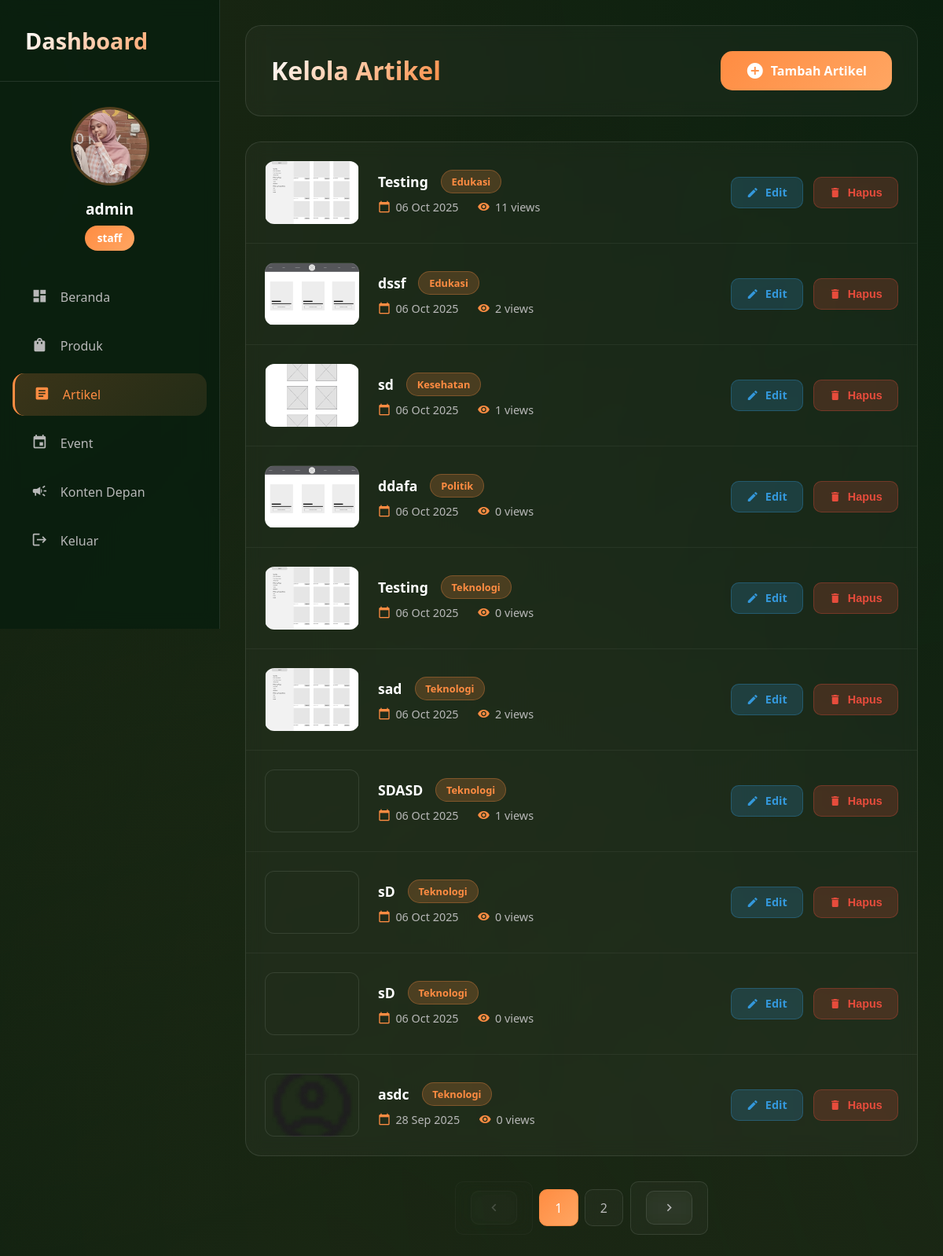
Screenshot of /adminpanel/artikeladmin.php (signed in) with the database file from the repository.
### tables this page shows
CREATE TABLE `users` (
  `id` int(11) NOT NULL,
  `username` varchar(50) DEFAULT NULL,
  `password` varchar(255) DEFAULT NULL,
  `failed_attempts` int(11) NOT NULL DEFAULT 0,
  `locked_until` datetime DEFAULT NULL,
  `profile_image` varchar(255) DEFAULT NULL,
  `role` enum('developer','staff','owner') NOT NULL DEFAULT 'staff',
  `profile_crop_y` int(11) DEFAULT 50,
  `updated_at` timestamp NOT NULL DEFAULT current_timestamp() ON UPDATE current_timestamp()
);

CREATE TABLE `artikel` (
  `id_artikel` int(11) NOT NULL,
  `judul` varchar(255) NOT NULL,
  `gambar` varchar(255) DEFAULT NULL,
  `crop_y` int(11) DEFAULT 50,
  `isi` text NOT NULL,
  `pelihat` int(11) DEFAULT 0,
  `tanggal` date NOT NULL,
  `kategori` varchar(100) NOT NULL,
  `status` enum('draft','published') DEFAULT 'draft',
  `created_at` timestamp NOT NULL DEFAULT current_timestamp(),
  `updated_at` timestamp NOT NULL DEFAULT current_timestamp() ON UPDATE current_timestamp()
);

### adminpanel/artikeladmin.php (the view, shortened to what this page needs)
<?php
require "../koneksi.php";
$currentImage = 'uploads/profiles/default.png';
$currentCropY = 50;
$session = $_SESSION['username'];
$stmt = $con->prepare("SELECT id, profile_image, profile_crop_y, role FROM users WHERE username = ?");
if ($stmt !== false) {
    $stmt->bind_param("s", $session);
    $stmt->execute();
    $result = $stmt->get_result();
    $user = $result->fetch_assoc();
    if ($user) {
        $userId = $user['id'];
        $userRole = $user['role'] ?? 'Pengguna';
        if (!empty($user['profile_image'])) {
            $currentImage = htmlspecialchars($user['profile_image']);
        }
        $currentCropY = intval($user['profile_crop_y']);
    }
}
$items_per_page = 10;
$current_page = isset($_GET['page']) ? (int)$_GET['page'] : 1;
$current_page = max(1, $current_page);
$offset = ($current_page - 1) * $items_per_page;
$count_sql = "SELECT COUNT(*) as total FROM artikel";
$count_result = $con->query($count_sql);
$total_items = 0;
if ($count_result) {
    $count_row = $count_result->fetch_assoc();
    $total_items = $count_row['total'];
}
$total_pages = ceil($total_items / $items_per_page);
$sql = "SELECT id_artikel, judul, tanggal, pelihat, kategori, gambar, crop_y
        FROM artikel
        ORDER BY tanggal DESC
        LIMIT $items_per_page OFFSET $offset";
$result = $con->query($sql);
$has_articles = ($result && $result->num_rows > 0);
?>
<!DOCTYPE html>
<html lang="id">
<head>
</head>
<body>
    <div class="dashboard-container">
        <aside class="sidebar" id="sidebar">
            <div class="logo">
                <h1>Dashboard</h1>
            </div>
            <div class="profile-card">
                <a href="editpp.php?id=<?php echo $userId; ?>" class="profile-pic-link">
                    <div
                        class="profile-pic"
                        style="
                            background-image: url('<?php echo $currentImage; ?>?t=<?php echo time(); ?>');
                            background-position: center <?php echo $currentCropY; ?>%;
                            background-size: cover;
                            background-repeat: no-repeat;
                        "
                    ></div>
                </a>
                <div class="profile-info">
                    <h3><?php echo htmlspecialchars($session); ?></h3>
                    <span class="status"><?php echo htmlspecialchars($userRole); ?></span>
                </div>
            </div>
            <nav class="navigation-menu">
                <ul>
                    <li>
                        <a href="index.php">
                            <span class="material-icons">dashboard</span>
                            Beranda
                        </a>
                    </li>
                    <li>
                        <a href="produk_dashboard.php">
                            <span class="material-icons">shopping_bag</span>
                            Produk
                        </a>
                    </li>
                    <li class="active">
                        <a href="artikeladmin.php">
                            <span class="material-icons">article</span>
                            Artikel
                        </a>
                    </li>
                    <li>
                        <a href="eventadmin.php">
                            <span class="material-icons">event</span>
                            Event
                        </a>
                    </li>
                    <li>
                        <a href="pengumuman.php">
                            <span class="material-icons">campaign</span>
                            Konten Depan
                        </a>
                    </li>
                    <li>
                        <a href="logout.php">
                            <span class="material-icons">logout</span>
                            Keluar
                        </a>
                    </li>
                </ul>
            </nav>
        </aside>
        <main class="main-content">
            <header class="main-header">
                <h2>Kelola Artikel</h2>
                <a href="tambah.php" class="btn-tambah">
                    <span class="material-icons">add_circle</span>
                    Tambah Artikel
                </a>
            </header>
            <?php if (!$has_articles): ?>
                <div class="empty-state">
                    <span class="material-icons">article</span>
                    <h3>Belum Ada Artikel</h3>
                    <p>Klik tombol "Tambah Artikel" untuk membuat artikel pertama Anda</p>
                </div>
            <?php else: ?>
                <div class="artikel-list-container">
                    <div class="artikel-list">
                        <?php while($row = $result->fetch_assoc()):
                            $kategori_label = htmlspecialchars($row['kategori']);
                            $image_url = !empty($row['gambar']) ? 'gambar/' . htmlspecialchars($row['gambar']) : '';
                            $crop_position = $row['crop_y'] . '%';
                        ?>
                            <div class="artikel-item">
                                <div
                                    class="artikel-thumbnail"
                                    style="
                                        <?php if (!empty($image_url)): ?>
                                            background-image: url('<?php echo $image_url; ?>');
                                            background-position: center <?php echo $crop_position; ?>;
                                        <?php else: ?>
                                            background: linear-gradient(135deg, rgba(255, 140, 66, 0.2), rgba(255, 166, 98, 0.1));
                                        <?php endif; ?>
                                    "
                                ></div>
                                <div class="artikel-info">
                                    <div class="artikel-header">
                                        <h3 class="artikel-title"><?php echo htmlspecialchars($row['judul']); ?></h3>
                                        <span class="kategori-badge"><?php echo $kategori_label; ?></span>
                                    </div>
                                    <div class="artikel-meta">
                                        <div class="meta-item">
                                            <span class="material-icons">calendar_today</span>
                                            <span><?php echo date('d M Y', strtotime($row['tanggal'])); ?></span>
                                        </div>
                                        <div class="meta-item">
                                            <span class="material-icons">visibility</span>
                                            <span><?php echo number_format($row['pelihat']); ?> views</span>
                                        </div>
                                    </div>
                                </div>
                                <div class="artikel-actions">
                                    <a href="edit.php?id=<?php echo $row['id_artikel']; ?>" class="btn-edit">
                                        <span class="material-icons" style="font-size: 1rem;">edit</span>
                                        Edit
                                    </a>
                                    <button
                                        class="btn-hapus"
                                        onclick="confirmDelete(<?php echo $row['id_artikel']; ?>)"
                                    >
                                        <span class="material-icons" style="font-size: 1rem;">delete</span>
                                        Hapus
                                    </button>
                                </div>
                            </div>
                        <?php endwhile; ?>
                    </div>
                </div>
                <?php if ($total_pages > 1): ?>
                    <div class="pagination">
                        <?php if ($current_page > 1): ?>
                            <a href="?page=<?php echo $current_page - 1; ?>">
                                <span class="material-icons" style="font-size: 1.2rem;">chevron_left</span>
                            </a>
                        <?php else: ?>
                            <span class="disabled">
                                <span class="material-icons" style="font-size: 1.2rem;">chevron_left</span>
                            </span>
                        <?php endif; ?>
                        <?php
                        $start_page = max(1, $current_page - 2);
                        $end_page = min($total_pages, $current_page + 2);
                        for ($i = $start_page; $i <= $end_page; $i++): ?>
                            <?php if ($i == $current_page): ?>
                                <span class="active"><?php echo $i; ?></span>
                            <?php else: ?>
                                <a href="?page=<?php echo $i; ?>"><?php echo $i; ?></a>
                            <?php endif; ?>
                        <?php endfor;
                        ?>
                        <?php if ($current_page < $total_pages): ?>
                            <a href="?page=<?php echo $current_page + 1; ?>">
                                <span class="material-icons" style="font-size: 1.2rem;">chevron_right</span>
                            </a>
                        <?php else: ?>
                            <span class="disabled">
                                <span class="material-icons" style="font-size: 1.2rem;">chevron_right</span>
                            </span>
                        <?php endif; ?>
                    </div>
                <?php endif; ?>
            <?php endif; ?>
        </main>
    </div>
</body>
</html>

### rows the page displays
users: profile_image (picture), role "staff"
artikel: gambar (picture), judul "Testing", kategori "Edukasi", tanggal "06 Oct 2025", pelihat "11"
artikel: gambar (picture), judul "dssf", kategori "Edukasi", tanggal "06 Oct 2025", pelihat "2"
artikel: gambar (picture), judul "sd", kategori "Kesehatan", tanggal "06 Oct 2025", pelihat "1"
artikel: gambar (picture), judul "ddafa", kategori "Politik", tanggal "06 Oct 2025", pelihat "0"
artikel: gambar (picture), judul "Testing", kategori "Teknologi", tanggal "06 Oct 2025", pelihat "0"
artikel: gambar (picture), judul "sad", kategori "Teknologi", tanggal "06 Oct 2025", pelihat "2"
artikel: judul "SDASD", kategori "Teknologi", tanggal "06 Oct 2025", pelihat "1"
artikel: judul "sD", kategori "Teknologi", tanggal "06 Oct 2025", pelihat "0"
artikel: judul "sD", kategori "Teknologi", tanggal "06 Oct 2025", pelihat "0"
artikel: gambar (picture), judul "asdc", kategori "Teknologi", tanggal "28 Sep 2025", pelihat "0"

### other values shown
$session "admin"
